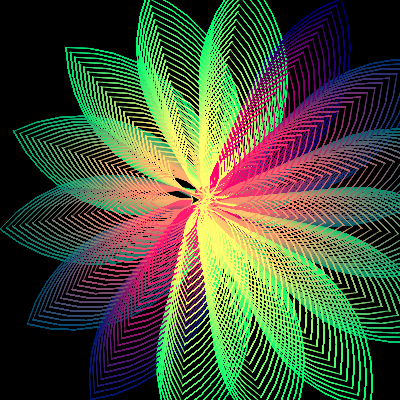

Generate this figure with Python:
import turtle as t

t.pensize(1)
t.Screen().bgcolor("black") 
  
def main():
  
  # Draw nose
  t.pendown()
  
  for i in range(24):
    for j in range(15):
      t.pencolor(i*15, j*25, 111)
      t.circle(150-i*5, 110)
      t.left(90)
      t.circle(150-i*5, 110)
      t.right(180)
      t.circle(12, 38)

if __name__ == "__main__":
  main()
